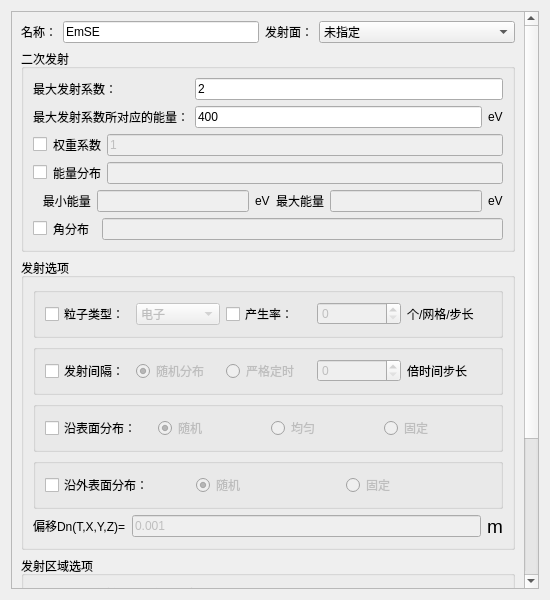
<?xml version="1.0" encoding="UTF-8"?>
<ui version="4.0">
 <class>Dialog</class>
 <widget class="QDialog" name="Dialog">
  <property name="geometry">
   <rect>
    <x>0</x>
    <y>0</y>
    <width>550</width>
    <height>600</height>
   </rect>
  </property>
  <property name="windowTitle">
   <string>Dialog</string>
  </property>
  <layout class="QGridLayout" name="gridLayout_10">
   <item row="0" column="0">
    <widget class="QScrollArea" name="scrollArea">
     <property name="widgetResizable">
      <bool>true</bool>
     </property>
     <widget class="QWidget" name="scrollAreaWidgetContents">
      <property name="geometry">
       <rect>
        <x>0</x>
        <y>0</y>
        <width>513</width>
        <height>739</height>
       </rect>
      </property>
      <layout class="QVBoxLayout" name="verticalLayout">
       <item>
        <layout class="QHBoxLayout" name="horizontalLayout_12" stretch="0,1,1,1">
         <item>
          <widget class="QLabel" name="label_5">
           <property name="text">
            <string>名称：</string>
           </property>
          </widget>
         </item>
         <item>
          <widget class="QLineEdit" name="LineEdit_Name">
           <property name="text">
            <string>EmSE</string>
           </property>
          </widget>
         </item>
         <item>
          <widget class="QLabel" name="Label_Shadow_2">
           <property name="sizePolicy">
            <sizepolicy hsizetype="Fixed" vsizetype="Preferred">
             <horstretch>0</horstretch>
             <verstretch>0</verstretch>
            </sizepolicy>
           </property>
           <property name="text">
            <string>发射面：</string>
           </property>
          </widget>
         </item>
         <item>
          <widget class="StyledComboBox" name="ComboBox_Shadow">
           <property name="enabled">
            <bool>true</bool>
           </property>
           <property name="sizePolicy">
            <sizepolicy hsizetype="Preferred" vsizetype="Fixed">
             <horstretch>0</horstretch>
             <verstretch>0</verstretch>
            </sizepolicy>
           </property>
           <property name="maximumSize">
            <size>
             <width>16777215</width>
             <height>16777215</height>
            </size>
           </property>
           <property name="sizeIncrement">
            <size>
             <width>1</width>
             <height>0</height>
            </size>
           </property>
           <property name="editable">
            <bool>false</bool>
           </property>
           <item>
            <property name="text">
             <string>未指定</string>
            </property>
           </item>
          </widget>
         </item>
        </layout>
       </item>
       <item>
        <widget class="QGroupBox" name="groupBox_9">
         <property name="title">
          <string>二次发射</string>
         </property>
         <layout class="QGridLayout" name="gridLayout_9">
          <item row="0" column="0">
           <layout class="QGridLayout" name="gridLayout">
            <item row="4" column="0" colspan="4">
             <layout class="QHBoxLayout" name="horizontalLayout_4">
              <item>
               <widget class="QCheckBox" name="checkBox_energyDistribution">
                <property name="text">
                 <string/>
                </property>
               </widget>
              </item>
              <item>
               <widget class="QLabel" name="label_10">
                <property name="text">
                 <string>能量分布</string>
                </property>
               </widget>
              </item>
              <item>
               <widget class="QLineEdit" name="lineEdit_ED">
                <property name="enabled">
                 <bool>false</bool>
                </property>
               </widget>
              </item>
             </layout>
            </item>
            <item row="1" column="0" colspan="2">
             <widget class="QLabel" name="label">
              <property name="text">
               <string>最大发射系数：</string>
              </property>
             </widget>
            </item>
            <item row="2" column="0" colspan="2">
             <widget class="QLabel" name="label_2">
              <property name="text">
               <string>最大发射系数所对应的能量：</string>
              </property>
             </widget>
            </item>
            <item row="6" column="0" colspan="4">
             <layout class="QHBoxLayout" name="horizontalLayout">
              <item>
               <widget class="QCheckBox" name="checkBox_angularDistribution">
                <property name="text">
                 <string/>
                </property>
               </widget>
              </item>
              <item>
               <widget class="QLabel" name="label_9">
                <property name="text">
                 <string>角分布  </string>
                </property>
               </widget>
              </item>
              <item>
               <widget class="QLineEdit" name="lineEdit_AD">
                <property name="enabled">
                 <bool>false</bool>
                </property>
               </widget>
              </item>
             </layout>
            </item>
            <item row="3" column="0" colspan="4">
             <layout class="QHBoxLayout" name="horizontalLayout_5">
              <item>
               <widget class="QCheckBox" name="checkBox_weightCoefficient">
                <property name="text">
                 <string/>
                </property>
               </widget>
              </item>
              <item>
               <widget class="QLabel" name="label_11">
                <property name="text">
                 <string>权重系数</string>
                </property>
               </widget>
              </item>
              <item>
               <widget class="QLineEdit" name="lineEdit_WF">
                <property name="enabled">
                 <bool>false</bool>
                </property>
                <property name="text">
                 <string>1</string>
                </property>
               </widget>
              </item>
             </layout>
            </item>
            <item row="5" column="0" colspan="4">
             <layout class="QHBoxLayout" name="horizontalLayout_2">
              <item>
               <widget class="QLabel" name="label_6">
                <property name="text">
                 <string>   最小能量</string>
                </property>
               </widget>
              </item>
              <item>
               <widget class="QLineEdit" name="lineEdit_energyMin">
                <property name="enabled">
                 <bool>false</bool>
                </property>
               </widget>
              </item>
              <item>
               <widget class="QLabel" name="label_3">
                <property name="text">
                 <string>eV</string>
                </property>
               </widget>
              </item>
              <item>
               <widget class="QLabel" name="label_7">
                <property name="text">
                 <string>最大能量</string>
                </property>
               </widget>
              </item>
              <item>
               <widget class="QLineEdit" name="lineEdit_energyMax">
                <property name="enabled">
                 <bool>false</bool>
                </property>
               </widget>
              </item>
              <item>
               <widget class="QLabel" name="label_21">
                <property name="text">
                 <string>eV</string>
                </property>
               </widget>
              </item>
             </layout>
            </item>
            <item row="2" column="2">
             <widget class="QLineEdit" name="lineEdit_energy">
              <property name="text">
               <string>400</string>
              </property>
             </widget>
            </item>
            <item row="2" column="3">
             <widget class="QLabel" name="label_4">
              <property name="text">
               <string>eV</string>
              </property>
             </widget>
            </item>
            <item row="1" column="2" colspan="2">
             <widget class="QLineEdit" name="lineEdit_maxNum">
              <property name="text">
               <string>2</string>
              </property>
             </widget>
            </item>
           </layout>
          </item>
         </layout>
        </widget>
       </item>
       <item>
        <widget class="QGroupBox" name="groupBox_2">
         <property name="title">
          <string>发射选项</string>
         </property>
         <layout class="QGridLayout" name="gridLayout_4">
          <item row="4" column="0">
           <layout class="QHBoxLayout" name="horizontalLayout_6">
            <item>
             <widget class="QGroupBox" name="groupBox_6">
              <property name="title">
               <string/>
              </property>
              <property name="flat">
               <bool>true</bool>
              </property>
              <layout class="QGridLayout" name="gridLayout_6">
               <item row="0" column="0">
                <widget class="QCheckBox" name="checkBox_surface">
                 <property name="text">
                  <string>沿表面分布：</string>
                 </property>
                </widget>
               </item>
               <item row="0" column="1">
                <widget class="QRadioButton" name="radioButton_randomm">
                 <property name="enabled">
                  <bool>false</bool>
                 </property>
                 <property name="text">
                  <string>随机</string>
                 </property>
                 <property name="checked">
                  <bool>true</bool>
                 </property>
                </widget>
               </item>
               <item row="0" column="2">
                <widget class="QRadioButton" name="radioButton_uniform">
                 <property name="enabled">
                  <bool>false</bool>
                 </property>
                 <property name="text">
                  <string>均匀</string>
                 </property>
                </widget>
               </item>
               <item row="0" column="3">
                <widget class="QRadioButton" name="radioButton_fixed">
                 <property name="enabled">
                  <bool>false</bool>
                 </property>
                 <property name="text">
                  <string>固定</string>
                 </property>
                </widget>
               </item>
              </layout>
             </widget>
            </item>
           </layout>
          </item>
          <item row="3" column="0">
           <spacer name="verticalSpacer_8">
            <property name="orientation">
             <enum>Qt::Vertical</enum>
            </property>
            <property name="sizeHint" stdset="0">
             <size>
              <width>20</width>
              <height>40</height>
             </size>
            </property>
           </spacer>
          </item>
          <item row="1" column="0">
           <spacer name="verticalSpacer_9">
            <property name="orientation">
             <enum>Qt::Vertical</enum>
            </property>
            <property name="sizeHint" stdset="0">
             <size>
              <width>20</width>
              <height>40</height>
             </size>
            </property>
           </spacer>
          </item>
          <item row="2" column="0">
           <layout class="QHBoxLayout" name="horizontalLayout_7">
            <item>
             <widget class="QGroupBox" name="groupBox_7">
              <property name="title">
               <string/>
              </property>
              <property name="flat">
               <bool>true</bool>
              </property>
              <layout class="QGridLayout" name="gridLayout_7">
               <item row="0" column="2">
                <widget class="QRadioButton" name="radioButton_strictTiming">
                 <property name="enabled">
                  <bool>false</bool>
                 </property>
                 <property name="text">
                  <string>严格定时</string>
                 </property>
                </widget>
               </item>
               <item row="0" column="3">
                <widget class="QSpinBox" name="spinBox_timesStep">
                 <property name="enabled">
                  <bool>false</bool>
                 </property>
                </widget>
               </item>
               <item row="0" column="1">
                <widget class="QRadioButton" name="radioButton_random">
                 <property name="enabled">
                  <bool>false</bool>
                 </property>
                 <property name="text">
                  <string>随机分布</string>
                 </property>
                 <property name="checked">
                  <bool>true</bool>
                 </property>
                </widget>
               </item>
               <item row="0" column="0">
                <widget class="QCheckBox" name="checkBox_transmittingInterval">
                 <property name="text">
                  <string>发射间隔：</string>
                 </property>
                </widget>
               </item>
               <item row="0" column="4">
                <widget class="QLabel" name="label_12">
                 <property name="text">
                  <string>倍时间步长</string>
                 </property>
                </widget>
               </item>
              </layout>
             </widget>
            </item>
           </layout>
          </item>
          <item row="8" column="0">
           <layout class="QHBoxLayout" name="horizontalLayout_8">
            <item>
             <widget class="QLabel" name="label_8">
              <property name="text">
               <string>&lt;html&gt;&lt;head/&gt;&lt;body&gt;&lt;p&gt;偏移Dn(T,X,Y,Z)=&lt;/p&gt;&lt;/body&gt;&lt;/html&gt;</string>
              </property>
             </widget>
            </item>
            <item>
             <widget class="QLineEdit" name="LineEdit_Dn">
              <property name="enabled">
               <bool>false</bool>
              </property>
              <property name="text">
               <string>0.001</string>
              </property>
             </widget>
            </item>
            <item>
             <widget class="QLabel" name="label_13">
              <property name="text">
               <string>&lt;html&gt;&lt;head/&gt;&lt;body&gt;&lt;p&gt;&lt;span style=&quot; font-size:14pt;&quot;&gt;m&lt;/span&gt;&lt;/p&gt;&lt;/body&gt;&lt;/html&gt;</string>
              </property>
             </widget>
            </item>
           </layout>
          </item>
          <item row="6" column="0">
           <layout class="QHBoxLayout" name="horizontalLayout_9">
            <item>
             <widget class="QGroupBox" name="groupBox_5">
              <property name="title">
               <string/>
              </property>
              <property name="flat">
               <bool>true</bool>
              </property>
              <layout class="QGridLayout" name="gridLayout_2">
               <item row="0" column="1">
                <widget class="QRadioButton" name="radioButton_randommm">
                 <property name="enabled">
                  <bool>false</bool>
                 </property>
                 <property name="text">
                  <string>随机</string>
                 </property>
                 <property name="checked">
                  <bool>true</bool>
                 </property>
                </widget>
               </item>
               <item row="0" column="2">
                <widget class="QRadioButton" name="radioButton_alongOutsideFixed">
                 <property name="enabled">
                  <bool>false</bool>
                 </property>
                 <property name="text">
                  <string>固定</string>
                 </property>
                </widget>
               </item>
               <item row="0" column="0">
                <widget class="QCheckBox" name="checkBox_outSurface">
                 <property name="text">
                  <string>沿外表面分布：</string>
                 </property>
                </widget>
               </item>
              </layout>
             </widget>
            </item>
           </layout>
          </item>
          <item row="0" column="0">
           <layout class="QHBoxLayout" name="horizontalLayout_10">
            <item>
             <widget class="QGroupBox" name="groupBox_8">
              <property name="title">
               <string/>
              </property>
              <property name="flat">
               <bool>true</bool>
              </property>
              <layout class="QGridLayout" name="gridLayout_8">
               <item row="0" column="3">
                <widget class="QSpinBox" name="spinBox_generationRate">
                 <property name="enabled">
                  <bool>false</bool>
                 </property>
                </widget>
               </item>
               <item row="0" column="1">
                <widget class="StyledComboBox" name="ComboBox_particleType">
                 <property name="enabled">
                  <bool>false</bool>
                 </property>
                 <item>
                  <property name="text">
                   <string>电子</string>
                  </property>
                 </item>
                 <item>
                  <property name="text">
                   <string>质子</string>
                  </property>
                 </item>
                </widget>
               </item>
               <item row="0" column="2">
                <widget class="QCheckBox" name="checkBox_generationRate">
                 <property name="text">
                  <string>产生率：</string>
                 </property>
                </widget>
               </item>
               <item row="0" column="0">
                <widget class="QCheckBox" name="checkBox_particleType">
                 <property name="text">
                  <string>粒子类型：</string>
                 </property>
                </widget>
               </item>
               <item row="0" column="4">
                <widget class="QLabel" name="label_14">
                 <property name="text">
                  <string>个/网格/步长</string>
                 </property>
                </widget>
               </item>
              </layout>
             </widget>
            </item>
           </layout>
          </item>
          <item row="5" column="0">
           <spacer name="verticalSpacer_10">
            <property name="orientation">
             <enum>Qt::Vertical</enum>
            </property>
            <property name="sizeHint" stdset="0">
             <size>
              <width>20</width>
              <height>40</height>
             </size>
            </property>
           </spacer>
          </item>
          <item row="7" column="0">
           <spacer name="verticalSpacer_11">
            <property name="orientation">
             <enum>Qt::Vertical</enum>
            </property>
            <property name="sizeHint" stdset="0">
             <size>
              <width>20</width>
              <height>40</height>
             </size>
            </property>
           </spacer>
          </item>
         </layout>
        </widget>
       </item>
       <item>
        <widget class="QGroupBox" name="groupBox_3">
         <property name="title">
          <string>发射区域选项</string>
         </property>
         <layout class="QGridLayout" name="gridLayout_3">
          <item row="0" column="0">
           <spacer name="verticalSpacer_14">
            <property name="orientation">
             <enum>Qt::Vertical</enum>
            </property>
            <property name="sizeHint" stdset="0">
             <size>
              <width>20</width>
              <height>40</height>
             </size>
            </property>
           </spacer>
          </item>
          <item row="2" column="0">
           <spacer name="verticalSpacer_15">
            <property name="orientation">
             <enum>Qt::Vertical</enum>
            </property>
            <property name="sizeHint" stdset="0">
             <size>
              <width>20</width>
              <height>40</height>
             </size>
            </property>
           </spacer>
          </item>
          <item row="3" column="0">
           <layout class="QHBoxLayout" name="horizontalLayout_15">
            <item>
             <widget class="QLabel" name="label_17">
              <property name="text">
               <string>区域1：</string>
              </property>
             </widget>
            </item>
            <item>
             <widget class="StyledComboBox" name="ComboBox_notInclued">
              <item>
               <property name="text">
                <string>不指定</string>
               </property>
              </item>
             </widget>
            </item>
            <item>
             <widget class="QLabel" name="label_15">
              <property name="text">
               <string>区域2：</string>
              </property>
             </widget>
            </item>
            <item>
             <widget class="StyledComboBox" name="ComboBox_notIncludedd">
              <item>
               <property name="text">
                <string>不指定</string>
               </property>
              </item>
             </widget>
            </item>
           </layout>
          </item>
          <item row="1" column="0">
           <layout class="QHBoxLayout" name="horizontalLayout_14">
            <item>
             <widget class="QLabel" name="label_16">
              <property name="text">
               <string>&lt;html&gt;&lt;head/&gt;&lt;body&gt;&lt;p&gt;进一步限定发射区域，使不包括下列正交投影型区域&lt;/p&gt;&lt;/body&gt;&lt;/html&gt;</string>
              </property>
             </widget>
            </item>
           </layout>
          </item>
          <item row="4" column="0">
           <spacer name="verticalSpacer_16">
            <property name="orientation">
             <enum>Qt::Vertical</enum>
            </property>
            <property name="sizeHint" stdset="0">
             <size>
              <width>20</width>
              <height>40</height>
             </size>
            </property>
           </spacer>
          </item>
         </layout>
        </widget>
       </item>
       <item>
        <widget class="QGroupBox" name="groupBox_4">
         <property name="title">
          <string>发射区域选项</string>
         </property>
         <layout class="QGridLayout" name="gridLayout_5">
          <item row="2" column="0">
           <spacer name="verticalSpacer_18">
            <property name="orientation">
             <enum>Qt::Vertical</enum>
            </property>
            <property name="sizeHint" stdset="0">
             <size>
              <width>20</width>
              <height>40</height>
             </size>
            </property>
           </spacer>
          </item>
          <item row="0" column="0">
           <spacer name="verticalSpacer_17">
            <property name="orientation">
             <enum>Qt::Vertical</enum>
            </property>
            <property name="sizeHint" stdset="0">
             <size>
              <width>20</width>
              <height>40</height>
             </size>
            </property>
           </spacer>
          </item>
          <item row="1" column="0">
           <layout class="QHBoxLayout" name="horizontalLayout_16">
            <item>
             <widget class="QLabel" name="label_18">
              <property name="text">
               <string>&lt;html&gt;&lt;head/&gt;&lt;body&gt;&lt;p&gt;进一步限定发射区域，使包括下列正交投影型区域&lt;/p&gt;&lt;/body&gt;&lt;/html&gt;</string>
              </property>
             </widget>
            </item>
           </layout>
          </item>
          <item row="3" column="0">
           <layout class="QHBoxLayout" name="horizontalLayout_17">
            <item>
             <widget class="QLabel" name="label_19">
              <property name="text">
               <string>区域1：</string>
              </property>
             </widget>
            </item>
            <item>
             <widget class="StyledComboBox" name="ComboBox_included">
              <item>
               <property name="text">
                <string>不指定</string>
               </property>
              </item>
             </widget>
            </item>
            <item>
             <widget class="QLabel" name="label_20">
              <property name="text">
               <string>区域2：</string>
              </property>
             </widget>
            </item>
            <item>
             <widget class="StyledComboBox" name="ComboBox_includedd">
              <item>
               <property name="text">
                <string>不指定</string>
               </property>
              </item>
             </widget>
            </item>
           </layout>
          </item>
          <item row="4" column="0">
           <spacer name="verticalSpacer_19">
            <property name="orientation">
             <enum>Qt::Vertical</enum>
            </property>
            <property name="sizeHint" stdset="0">
             <size>
              <width>20</width>
              <height>40</height>
             </size>
            </property>
           </spacer>
          </item>
         </layout>
        </widget>
       </item>
       <item>
        <layout class="QHBoxLayout" name="horizontalLayout_3">
         <item>
          <widget class="QPushButton" name="pb_ok">
           <property name="text">
            <string>确定</string>
           </property>
          </widget>
         </item>
         <item>
          <widget class="QPushButton" name="pb_cancel">
           <property name="text">
            <string>取消</string>
           </property>
          </widget>
         </item>
        </layout>
       </item>
      </layout>
     </widget>
    </widget>
   </item>
  </layout>
 </widget>
 <customwidgets>
  <customwidget>
   <class>StyledComboBox</class>
   <extends>QComboBox</extends>
   <header>StyledComboBox.h</header>
  </customwidget>
 </customwidgets>
 <resources/>
 <connections/>
</ui>
